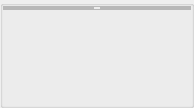
<?xml version="1.0" encoding="UTF-8"?>
<ui version="4.0">
 <class>QFlowComponentInstance</class>
 <widget class="QWidget" name="QFlowComponentInstance">
  <property name="geometry">
   <rect>
    <x>0</x>
    <y>0</y>
    <width>194</width>
    <height>108</height>
   </rect>
  </property>
  <layout class="QVBoxLayout" name="verticalLayout">
   <property name="margin">
    <number>0</number>
   </property>
   <item>
    <widget class="QGroupBox" name="instanceGroup">
     <layout class="QVBoxLayout" name="instanceGroupLayout">
      <property name="margin">
       <number>0</number>
      </property>
      <item>
       <widget class="QFrame" name="portFrame">
        <property name="frameShape">
         <enum>QFrame::StyledPanel</enum>
        </property>
        <property name="frameShadow">
         <enum>QFrame::Raised</enum>
        </property>
        <layout class="QHBoxLayout" name="portFrameLayout">
         <property name="margin">
          <number>0</number>
         </property>
         <item>
          <widget class="QFrame" name="inputPortFrame">
           <property name="frameShape">
            <enum>QFrame::StyledPanel</enum>
           </property>
           <property name="frameShadow">
            <enum>QFrame::Raised</enum>
           </property>
           <layout class="QVBoxLayout" name="inputPortFrameLayout">
            <property name="margin">
             <number>0</number>
            </property>
           </layout>
          </widget>
         </item>
         <item>
          <widget class="QFrame" name="outputPortFrame">
           <property name="layoutDirection">
            <enum>Qt::RightToLeft</enum>
           </property>
           <property name="frameShape">
            <enum>QFrame::StyledPanel</enum>
           </property>
           <property name="frameShadow">
            <enum>QFrame::Raised</enum>
           </property>
           <layout class="QVBoxLayout" name="outputPortFrameLayout">
            <property name="margin">
             <number>0</number>
            </property>
           </layout>
          </widget>
         </item>
        </layout>
       </widget>
      </item>
      <item>
       <spacer name="verticalSpacer">
        <property name="orientation">
         <enum>Qt::Vertical</enum>
        </property>
        <property name="sizeHint" stdset="0">
         <size>
          <width>20</width>
          <height>93</height>
         </size>
        </property>
       </spacer>
      </item>
     </layout>
    </widget>
   </item>
  </layout>
 </widget>
 <resources/>
 <connections/>
</ui>
